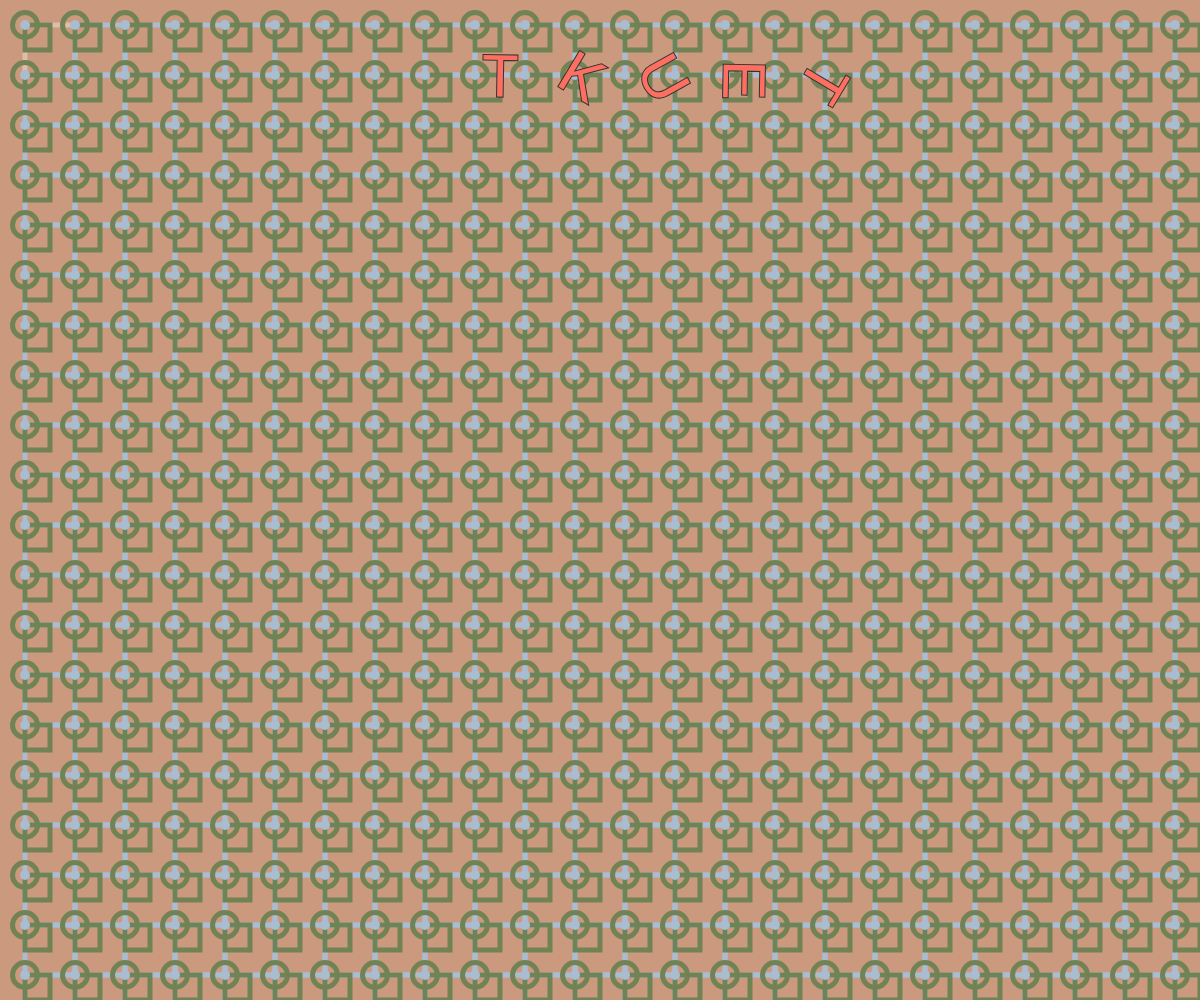
Frame 1 (no input)
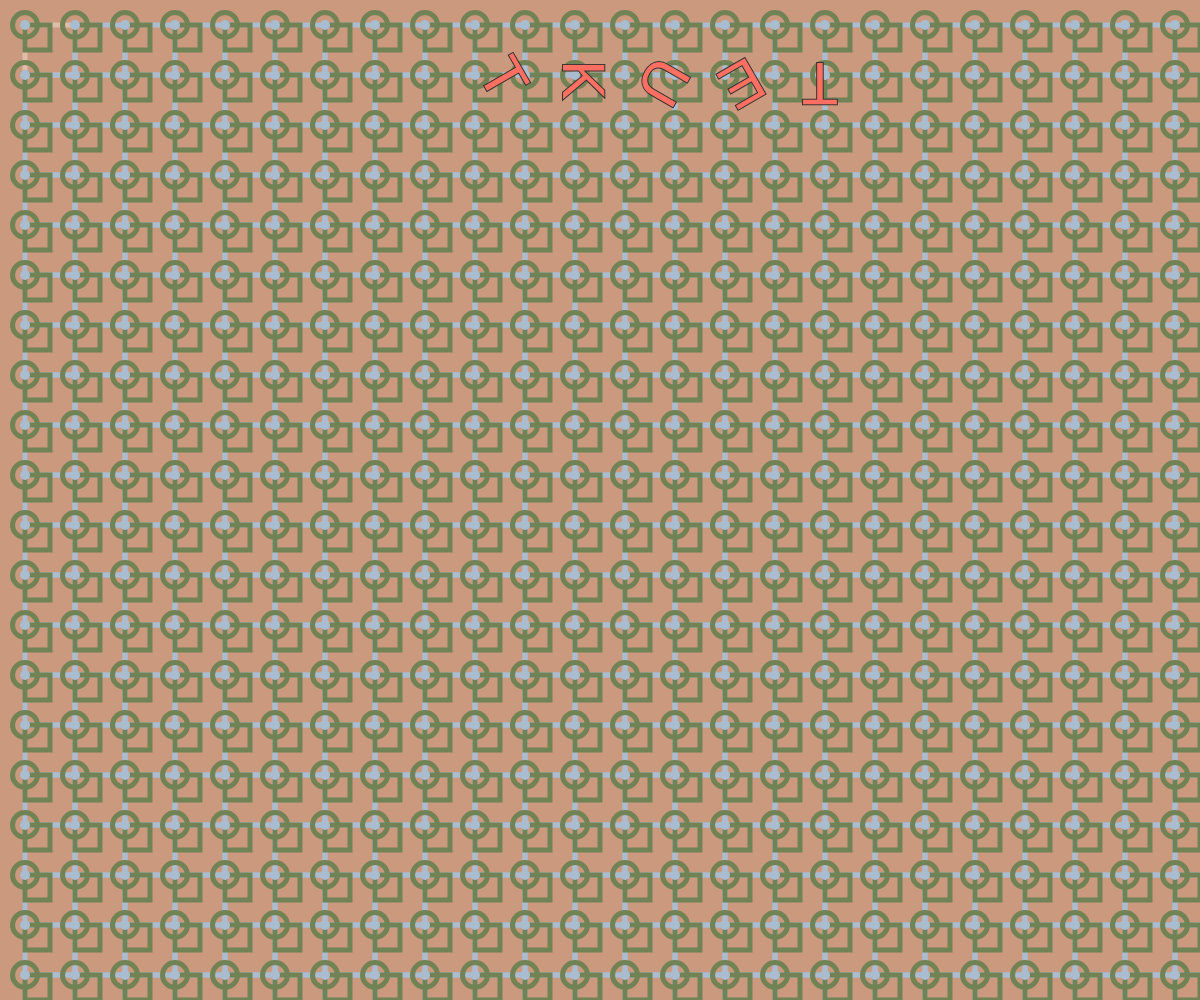
Frame 60 (no input)
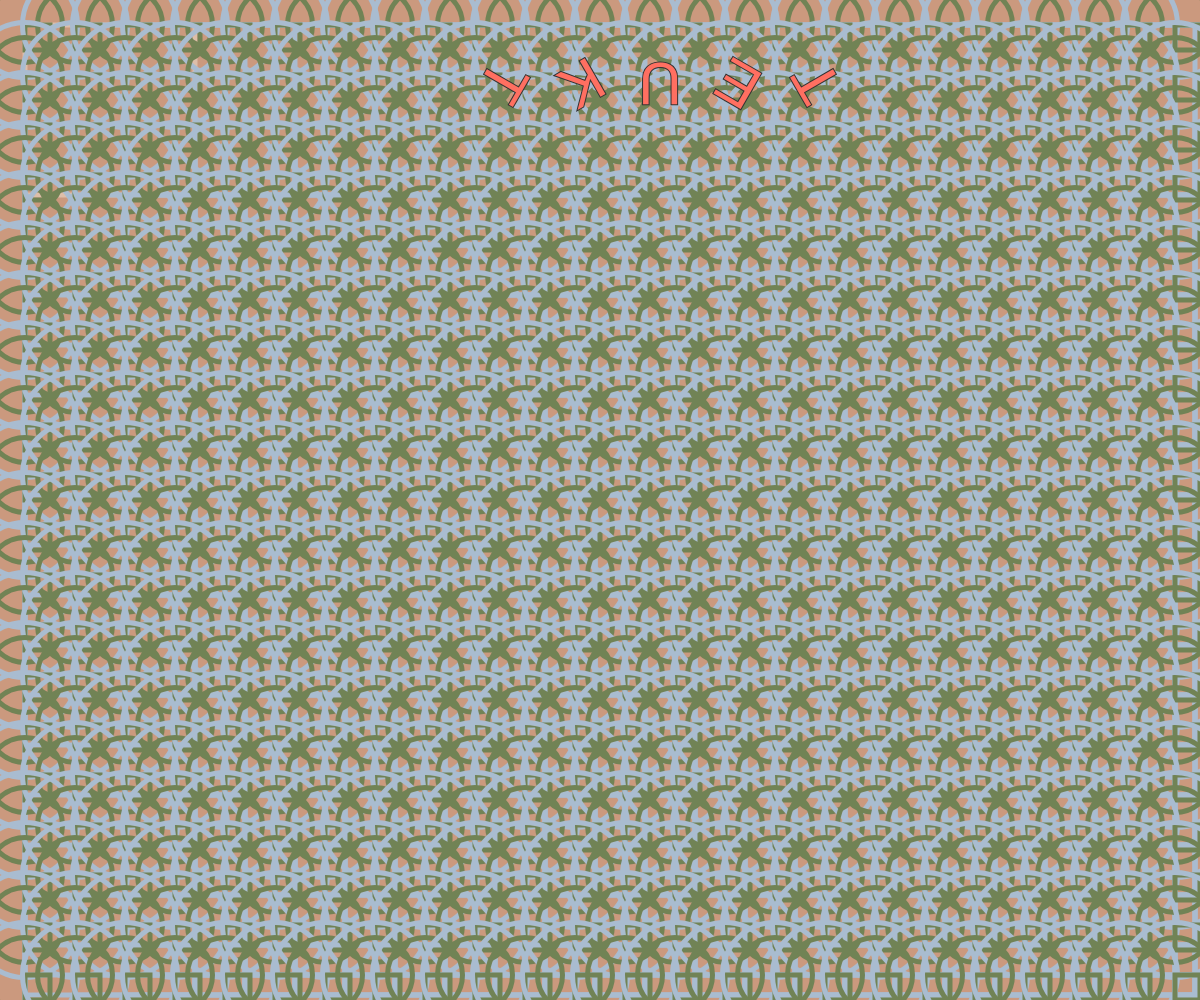
Frame 120 (the mouse pressed at the canvas centre since frame 60)

The p5.js sketch that drew these frames (run headless with seeded random() and noise() and a simulated clock; from frame 60 on, the mouse is pressed at the canvas centre):

// p5.js sketch
// ── sketch.js
function setup() {
  createCanvas(windowWidth, windowHeight);
  textSize(60); // 增大文字大小
  textAlign(CENTER, CENTER); // 讓文字居中顯示
}

function draw() {
  background("#CB997E");

  noFill(); // 圖形不填色
  stroke("#DDBEA9"); // 線條顏色
  strokeWeight(5); // 線條粗細

  // 繪製背景圖案
  for (let j = 0; j < height / 50; j++) {
    for (let i = 0; i < width / 50; i++) {
      rect(25 + i * 50, 25 + j * 50, 50 + mouseX / 5); // 大正方形位置
      stroke("#718355");
      rect(25 + i * 50, 25 + j * 50, 25); // 小正方形位置
      ellipse(25 + i * 50, 25 + j * 50, 25 + mouseY / 10); // 方形內小圓位置
      stroke("#a9bcd0");
      ellipse(25 + i * 50, 25 + j * 50, 5 + mouseY / 5); // 圓形內小小圓
    }
  }

  // 在最上層顯示旋轉字體
  let letters = "TKUET";
  for (let i = 0; i < letters.length; i++) {
    push();
    translate(width / 2 - (letters.length * 40) / 2 + i * 80, 80); // 將每個字母放在畫布上方，並排開
    rotate(radians(frameCount + i * 30)); // 每個字母的旋轉角度遞增
    fill("#FF6F61"); // 醒目顏色
    stroke("#333333"); // 增加深色邊框讓文字更突出
    strokeWeight(2); // 字體邊框粗細
    text(letters[i], 0, 0); // 每個字母的位置
    pop();
  }
}
